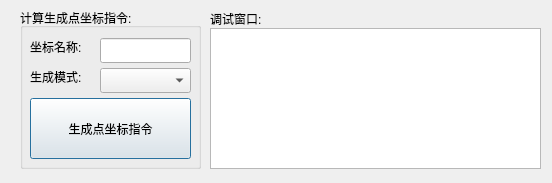
<?xml version="1.0" encoding="UTF-8"?>
<ui version="4.0">
 <class>keyplotposDlg</class>
 <widget class="QDialog" name="keyplotposDlg">
  <property name="geometry">
   <rect>
    <x>0</x>
    <y>0</y>
    <width>552</width>
    <height>183</height>
   </rect>
  </property>
  <property name="windowTitle">
   <string>Dialog</string>
  </property>
  <widget class="QTextBrowser" name="record">
   <property name="geometry">
    <rect>
     <x>210</x>
     <y>28</y>
     <width>331</width>
     <height>141</height>
    </rect>
   </property>
  </widget>
  <widget class="QGroupBox" name="groupBox_8">
   <property name="geometry">
    <rect>
     <x>20</x>
     <y>8</y>
     <width>181</width>
     <height>161</height>
    </rect>
   </property>
   <property name="title">
    <string>计算生成点坐标指令:</string>
   </property>
   <widget class="QLabel" name="label_20">
    <property name="geometry">
     <rect>
      <x>10</x>
      <y>30</y>
      <width>71</width>
      <height>17</height>
     </rect>
    </property>
    <property name="text">
     <string>坐标名称:</string>
    </property>
   </widget>
   <widget class="QLineEdit" name="plotposname">
    <property name="geometry">
     <rect>
      <x>80</x>
      <y>30</y>
      <width>91</width>
      <height>25</height>
     </rect>
    </property>
   </widget>
   <widget class="QPushButton" name="plotposBtn">
    <property name="geometry">
     <rect>
      <x>10</x>
      <y>90</y>
      <width>161</width>
      <height>61</height>
     </rect>
    </property>
    <property name="text">
     <string>生成点坐标指令</string>
    </property>
   </widget>
   <widget class="QLabel" name="label_21">
    <property name="geometry">
     <rect>
      <x>10</x>
      <y>60</y>
      <width>71</width>
      <height>17</height>
     </rect>
    </property>
    <property name="text">
     <string>生成模式:</string>
    </property>
   </widget>
   <widget class="QComboBox" name="plotposmodecombo">
    <property name="geometry">
     <rect>
      <x>80</x>
      <y>60</y>
      <width>91</width>
      <height>25</height>
     </rect>
    </property>
   </widget>
  </widget>
  <widget class="QLabel" name="label">
   <property name="geometry">
    <rect>
     <x>210</x>
     <y>10</y>
     <width>67</width>
     <height>17</height>
    </rect>
   </property>
   <property name="text">
    <string>调试窗口:</string>
   </property>
  </widget>
 </widget>
 <resources/>
 <connections/>
</ui>
